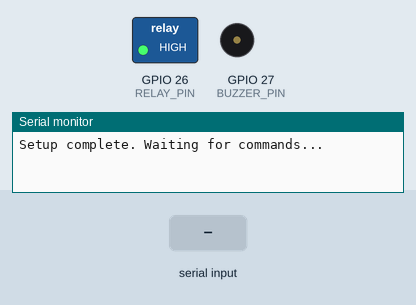
This sketch was run on a simulated ESP32. On the bench: switched loads named in the sketch (green lamp = pin HIGH), buzzer (waves = sounding, pin HIGH), the last lines printed to the serial monitor. Inputs (shaded band) come from the test bench.

Above: at 1.2 s.
1.3 s: "MATCHED\n" received over Serial
At 2.3 s:
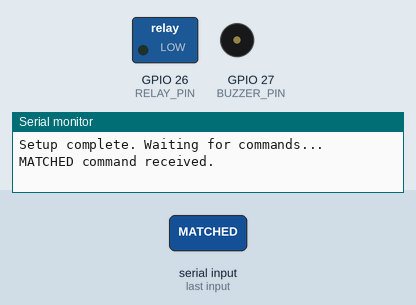
2.8 s: "NOT_MATCHED\n" received over Serial
At 3.5 s:
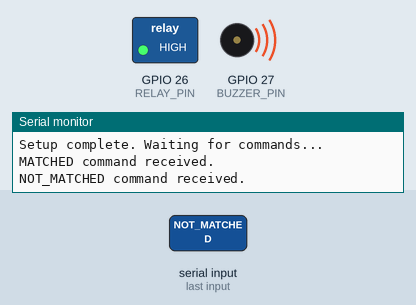
Timing chart, 0 to 6.3 s (numbered marks = the images above; inputs shaded):
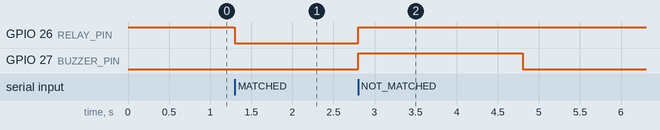

Measured:
- after the input at 1.3 s, GPIO 26 (RELAY_PIN): HIGH → LOW at once
- after the input at 2.8 s, GPIO 26 (RELAY_PIN): LOW → HIGH at once; GPIO 27 (BUZZER_PIN): LOW → HIGH at once, → LOW 2.0 s later

The sketch:

ESP32Code.ino
```cpp
#define RELAY_PIN 26  // GPIO pin for relay (green LED)
#define BUZZER_PIN 27 // GPIO pin for buzzer

// Variables to track relay state and unauthorized access attempts
bool isRelayOn = false;   // Tracks if the relay (green LED) is ON
int notMatchedCount = 0;  // Counts consecutive "NOT_MATCHED" attempts

void setup() {
  // Initialize serial communication
  Serial.begin(115200);

  // Configure relay and buzzer pins
  pinMode(RELAY_PIN, OUTPUT);
  pinMode(BUZZER_PIN, OUTPUT);

  // Initially turn off relay and buzzer
  digitalWrite(RELAY_PIN, HIGH);  // Green LED OFF
  digitalWrite(BUZZER_PIN, LOW);  // Buzzer OFF

  Serial.println("Setup complete. Waiting for commands...");
}

void loop() {
  // Check if a message is received via serial
  if (Serial.available() > 0) {
    String message = Serial.readStringUntil('\n');  // Read message

    if (message == "MATCHED") {
      Serial.println("MATCHED command received.");
      digitalWrite(RELAY_PIN, LOW);  // Turn ON relay (green LED)
      digitalWrite(BUZZER_PIN, LOW); // Ensure buzzer is OFF
      isRelayOn = true;              // Update relay state
      notMatchedCount = 0;           // Reset unmatched attempt counter
    } else if (message == "NOT_MATCHED") {
      Serial.println("NOT_MATCHED command received.");
      digitalWrite(RELAY_PIN, HIGH); // Turn OFF relay (green LED)
      digitalWrite(BUZZER_PIN, HIGH); // Activate buzzer
      delay(2000);                    // Wait for 2 seconds
      digitalWrite(BUZZER_PIN, LOW);  // Turn off buzzer
      isRelayOn = false;              // Update relay state
      notMatchedCount++;              // Increment unmatched attempt counter

      if (notMatchedCount >= 3) {
        Serial.println("Unauthorized access detected! Beeping 5 times...");
        for (int i = 0; i < 5; i++) {
          digitalWrite(BUZZER_PIN, HIGH);
          delay(500); // Buzzer ON for 500ms
          digitalWrite(BUZZER_PIN, LOW);
          delay(500); // Buzzer OFF for 500ms
        }
        notMatchedCount = 0; // Reset counter after alert
      }
    }
    else if (message == "STOP") {
      Serial.println("STOP command received.");
      digitalWrite(RELAY_PIN, HIGH);
      isRelayOn = false;
    }
  }

  // Keep relay ON if matched until explicitly turned off by NOT_MATCHED
  if (isRelayOn) {
    digitalWrite(RELAY_PIN, LOW);  // Keep relay ON
  } else {
    digitalWrite(RELAY_PIN, HIGH); // Ensure relay is OFF
  }

  delay(100);  // Add a small delay to avoid spamming the serial monitor
}
```
